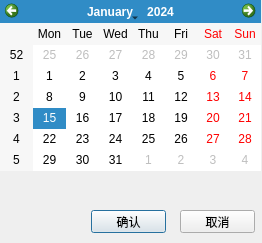
<?xml version="1.0" encoding="UTF-8"?>
<ui version="4.0">
 <class>datedlg</class>
 <widget class="QDialog" name="datedlg">
  <property name="geometry">
   <rect>
    <x>0</x>
    <y>0</y>
    <width>262</width>
    <height>243</height>
   </rect>
  </property>
  <property name="windowTitle">
   <string>datedlg</string>
  </property>
  <widget class="QCalendarWidget" name="calendarWidget">
   <property name="geometry">
    <rect>
     <x>0</x>
     <y>0</y>
     <width>261</width>
     <height>171</height>
    </rect>
   </property>
  </widget>
  <widget class="QPushButton" name="btn_ok">
   <property name="geometry">
    <rect>
     <x>91</x>
     <y>210</y>
     <width>75</width>
     <height>23</height>
    </rect>
   </property>
   <property name="text">
    <string>确认</string>
   </property>
   <property name="icon">
    <iconset resource="QFramer.qrc">
     <normaloff>:/skin/icons/dark/appbar.check.png</normaloff>:/skin/icons/dark/appbar.check.png</iconset>
   </property>
   <property name="iconSize">
    <size>
     <width>20</width>
     <height>20</height>
    </size>
   </property>
  </widget>
  <widget class="QPushButton" name="btn_quit">
   <property name="geometry">
    <rect>
     <x>180</x>
     <y>210</y>
     <width>75</width>
     <height>23</height>
    </rect>
   </property>
   <property name="text">
    <string>取消</string>
   </property>
   <property name="icon">
    <iconset resource="QFramer.qrc">
     <normaloff>:/skin/icons/dark/appbar.stop.png</normaloff>:/skin/icons/dark/appbar.stop.png</iconset>
   </property>
   <property name="iconSize">
    <size>
     <width>20</width>
     <height>20</height>
    </size>
   </property>
  </widget>
  <widget class="QWidget" name="">
   <property name="geometry">
    <rect>
     <x>10</x>
     <y>180</y>
     <width>121</width>
     <height>22</height>
    </rect>
   </property>
   <layout class="QHBoxLayout" name="horizontalLayout">
    <item>
     <widget class="QLabel" name="label">
      <property name="text">
       <string>时间：</string>
      </property>
     </widget>
    </item>
    <item>
     <widget class="QTimeEdit" name="timeEdit"/>
    </item>
   </layout>
  </widget>
 </widget>
 <layoutdefault spacing="6" margin="11"/>
 <resources>
  <include location="QFramer.qrc"/>
 </resources>
 <connections/>
</ui>
